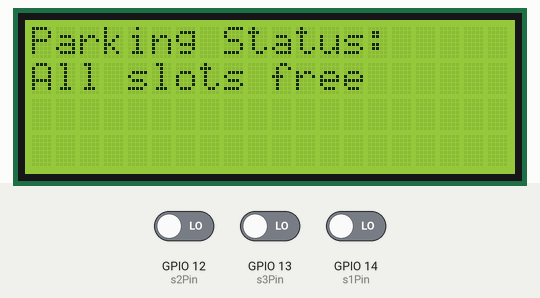
Bench run of a sketch on a simulated ESP8266 (NodeMCU). Parts: 20×4 character LCD. Inputs (shaded band) come from the test bench; at power-on: GPIO 12 (s2Pin) LOW, GPIO 13 (s3Pin) LOW, GPIO 14 (s1Pin) LOW. WiFi joins after 1.5 s; servers stay silent unless stated; what the sketch prints to the serial monitor is not drawn.

Above: at 4.8 s.
4.9 s: GPIO 12 (s2Pin) driven HIGH
At 7.6 s:
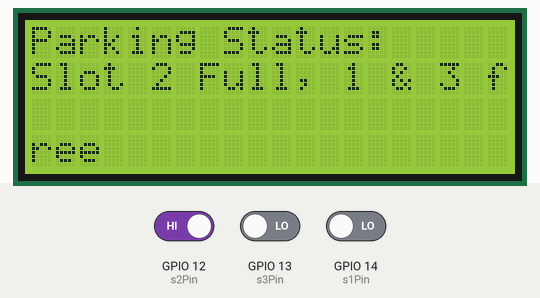
8.8 s: GPIO 13 (s3Pin) driven HIGH
At 10.8 s:
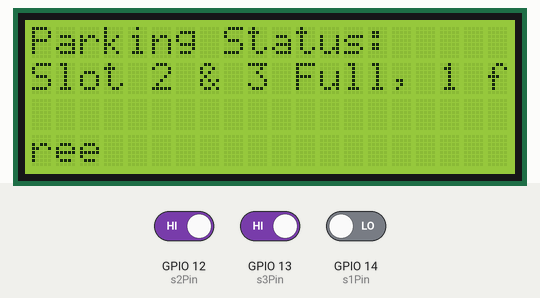
12.7 s: GPIO 14 (s1Pin) driven HIGH
At 13.6 s:
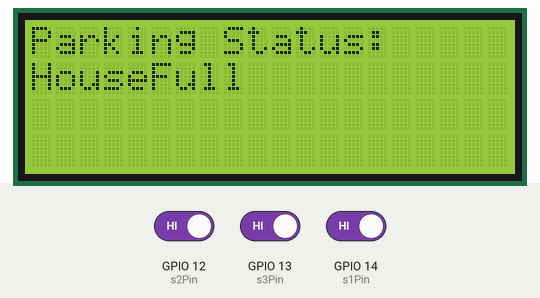
16.6 s: GPIO 12 (s2Pin) driven LOW
At 20.8 s:
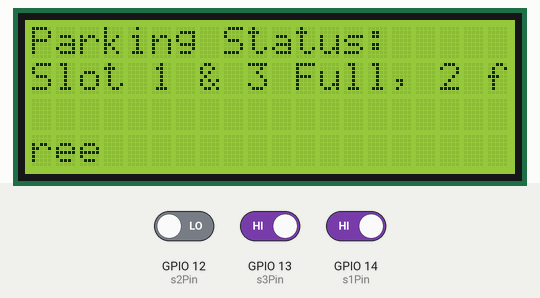
21.2 s: GPIO 13 (s3Pin) driven LOW
At 24.1 s:
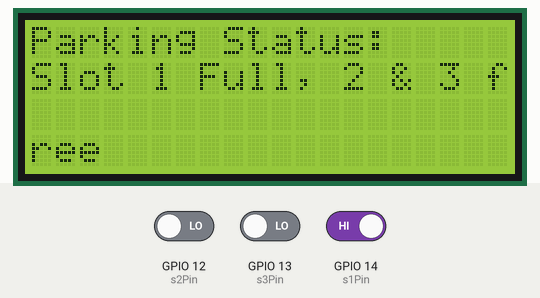
25.1 s: GPIO 14 (s1Pin) driven LOW
At 27.0 s:
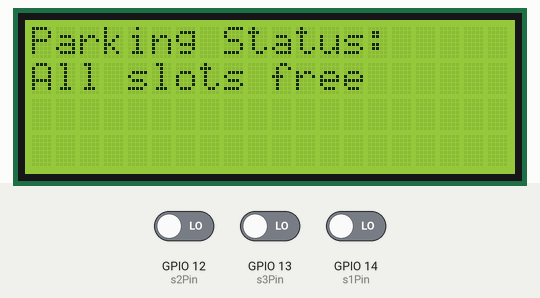
Timing chart, 0 to 28.5 s (numbered marks = the images above; inputs shaded):
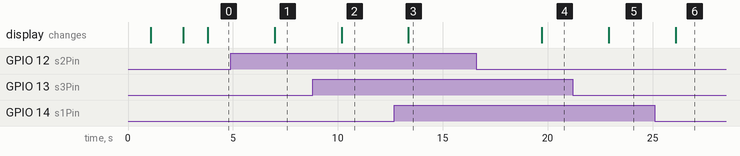

The sketch:

iotbasedcar.ino
```cpp
#include <LiquidCrystal_I2C.h>
#include <ESP8266WiFi.h>
#include <FirebaseArduino.h>

// LCD
LiquidCrystal_I2C lcd(0x27, 20, 4);

// WiFi credentials
#define WIFI_SSID "Anayet ullah"
#define WIFI_PASSWORD "12342345"

// Firebase
#define FIREBASE_HOST "diu-152332654.firebaseio.com"
#define FIREBASE_AUTH "ritDfQAuAIGV62V9TBaMzfvQ2JS3ZIBWIsD2hTMc"

// Parking slot pins
const int s1Pin = 14; // D5
const int s2Pin = 12; // D6
const int s3Pin = 13; // D7

int s1, s2, s3;

void setup() {
  pinMode(s1Pin, INPUT);
  pinMode(s2Pin, INPUT);
  pinMode(s3Pin, INPUT);

  Serial.begin(115200);
  lcd.init();
  lcd.backlight();
  lcd.clear();
  lcd.setCursor(0, 0);
  lcd.print("Database Test");
  delay(1000);

  // Connect to WiFi
  WiFi.begin(WIFI_SSID, WIFI_PASSWORD);
  lcd.setCursor(0, 1);
  lcd.print("Connecting...");
  while (WiFi.status() != WL_CONNECTED) {
    Serial.print(".");
    delay(500);
  }
  Serial.println();
  Serial.print("Connected: ");
  Serial.println(WiFi.localIP());
  lcd.clear();
  lcd.setCursor(0, 0);
  lcd.print("WiFi Connected");
  lcd.setCursor(0, 1);
  lcd.print(WiFi.localIP());
  delay(1000);

  // Connect to Firebase
  Firebase.begin(FIREBASE_HOST, FIREBASE_AUTH);
}

// Upload parking status to Firebase
void uploadStatus() {
  String status = "";

  // Read slot values
  s1 = digitalRead(s1Pin);
  s2 = digitalRead(s2Pin);
  s3 = digitalRead(s3Pin);

  if (s1 && s2 && s3) status = "HouseFull";
  else if (s1 && s2 && !s3) status = "Slot 1 & 2 Full, 3 free";
  else if (s1 && !s2 && s3) status = "Slot 1 & 3 Full, 2 free";
  else if (!s1 && s2 && s3) status = "Slot 2 & 3 Full, 1 free";
  else if (s1 && !s2 && !s3) status = "Slot 1 Full, 2 & 3 free";
  else if (!s1 && s2 && !s3) status = "Slot 2 Full, 1 & 3 free";
  else if (!s1 && !s2 && s3) status = "Slot 3 Full, 1 & 2 free";
  else status = "All slots free";

  // Update Firebase
  Firebase.setString("Status", status);

  if (Firebase.failed()) {
    Serial.print("Firebase update failed: ");
    Serial.println(Firebase.error());
    lcd.setCursor(0, 1);
    lcd.print("Error updating DB");
    delay(1000);
    return;
  }

  // Display on LCD
  lcd.clear();
  lcd.setCursor(0, 0);
  lcd.print("Parking Status:");
  lcd.setCursor(0, 1);
  lcd.print(status);
  delay(1000);
}

void loop() {
  uploadStatus();
  delay(2000); // Update every 2 seconds
}
```

Measured:
- after the input at 4.9 s, the display: changes after 2.1 s (image 1)
- after the input at 8.8 s, the display: changes after 1.4 s (image 2)
- after the input at 12.7 s, the display: changes after 0.66 s (image 3)
- after the input at 16.6 s, the display: changes after 3.1 s (image 4)
- after the input at 21.2 s, the display: changes after 1.7 s (image 5)
- after the input at 25.1 s, the display: changes after 0.99 s (image 6)
